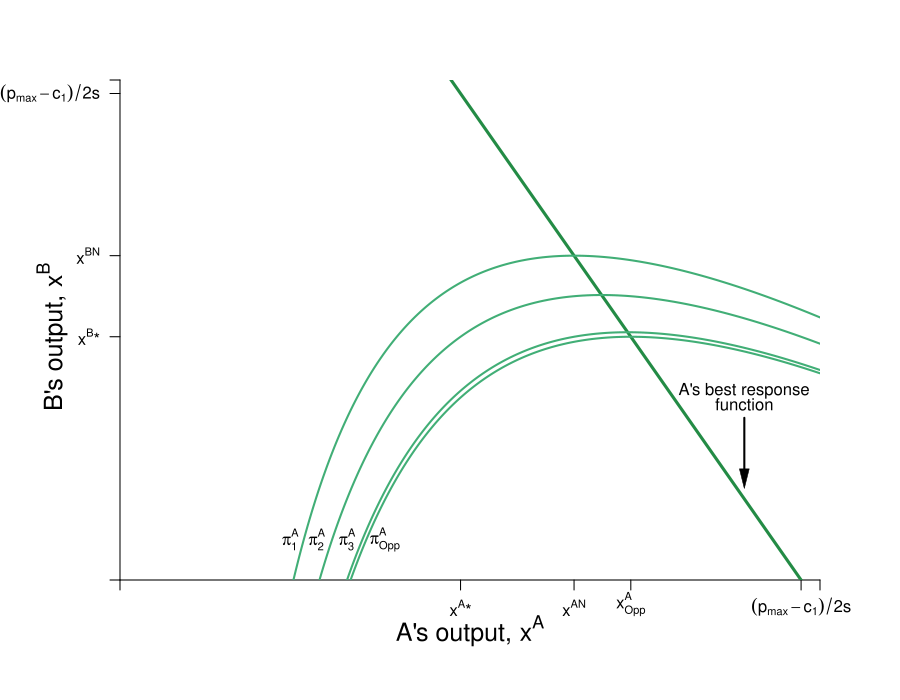

Write R code to recreate this figure.
#Graph Designer: Simon Halliday & Madeleine Wettach '20
#Authors: Bowles, Foley and Halliday
#Title: Microeconomics: Competition, Conflict and Coordination

require(shape)
pdf(file = "competitionmarkets/step_by_step_graphs_9/cournot_brfs_profits_step2.pdf", width = 9, height = 7)

#Set parameters for graphics
axislabelsize <- 1.5
graphlinewidth <- 3
segmentlinewidth <- 2

COL <- c("#7fc97f", "#beaed4", "#fdc086", "#ffff99", "#386cb0", "#f0027f", "#bf5b17", "#666666")
COLA <- c("#99d8c9","#66c2a4","#41ae76", "#238b45", "#005824")
COLB <- c("#4eb3d3", "#2b8cbe", "#0868ac","#084081")

par(mar =  c(6, 6, 4, 4))

piA <- function(xa, xb, s = 0.5, pmax = 20, c1 = 2) {
  (pmax - s*xb)*xa - s*(xa)^2 - c1*xa
}

piB <- function(xa, xb, s = 0.5, pmax = 20, c1 = 2) {
  (pmax - s*xa)*xb - s*(xb)^2 - c1*xb
}

brfB <- function(xa, s = 0.5, pmax = 20, c1 = 2) {
  (pmax - c1)/(2*s) - (1/2)*xa
}

brfA <- function(xa, s = 0.5, pmax = 20, c1 = 2) {
  (pmax - c1)/s - 2*xa
}

isoA <- function(xa, s = 0.5, pmax = 20, c1 = 2, piA = 72){
  -(c1*xa - pmax*xa + s*xa^2 + piA)/(s*xa)
}

isoB1 <- function(xa, s = 0.5, pmax = 20, c1 = 2, piB = 72){
  (-sqrt((c1 - pmax + s*xa)^2 - 4*piB*s) - c1 + pmax -s*xa)/(2*s)
}

isoB2 <- function(xa, s = 0.5, pmax = 20, c1 = 2, piB = 72){
  (sqrt((c1 - pmax + s*xa)^2 - 4*piB*s) - c1 + pmax -s*xa)/(2*s)
}


#Input into Wolfram Alpha: solve for x y = 1/b - (0.5*x)/(a*b) - u/(a*b*x)

#solve for y 72 = (p - s*y)*x - s*(x)^2 - c1*x 
#solve for y 72 = (p - s*x)*y - s*(y)^2 - c1*y

xlims <- c(0, 18.5)
ylims <- c(0, 18.5)

npts <- 501 
x <- seq(xlims[1], xlims[2], length.out = npts)
y <- seq(ylims[1], ylims[2], length.out = npts) 
a <- c(72, 81, 90, 91.125)
b <- c(61, 72, 81, 90)

plot(0, 0, xlim = xlims, ylim = ylims, type = "n",
     xlab = expression(paste("")),
     ylab = expression(paste("")), 
     xaxt = "n", 
     yaxt = "n", 
     cex.lab = axislabelsize, 
     bty = "n",
     xaxs="i", 
     yaxs="i")

# ticksy <- seq(from = 0, to = ylims[2], by = 2)
# ylabels <- seq(from = 0, to = ylims[2], by = 2)
# ticksx <- seq(from = 0, to = xlims[2], by = 2)
# xlabels <- seq(from = 0, to = xlims[2], by = 2)
ticksy <- c(0, 9, 12, 18, ylims[2])
ylabels <- c(NA, expression(paste(x^{B},"*")), expression(paste(x^{BN})), expression(paste((p[max] - c[1])/2*s)), NA)
ticksx <- c(0, 9, 12, 13.5, 18, xlims[2])
xlabels <- c(NA, expression(paste(x^{A},"*")), expression(paste(x^{AN})), expression(paste(x[Opp]^{A})), expression(paste( (p[max] - c[1])/2*s )), NA)


axis(1, at = ticksx, pos = 0, labels = xlabels)
axis(2, at = ticksy, pos = 0, labels = ylabels, las = 1)

npts <- 500 
xx1 <- seq(xlims[1], xlims[2], length.out = npts)

#Pareto-improving lens
##xpoly1 <- seq(from = 5.95, to = 12, length.out = 500)
##ypoly1 <- isoA(xpoly1)
##ypoly2 <- isoB1(xpoly1)
##polygon(x = c(xpoly1, rev(xpoly1)), y = c(ypoly1, rev(ypoly2)), col=COL[4], density=NULL, border = NA)

#A's Best Response Curve
lines(xx1, brfA(xx1, s = 0.5, pmax = 20, c1 = 2), col = COLA[4], lwd = graphlinewidth)
#B's Best Response Curve
##lines(xx1, brfB(xx1, s = 0.5, pmax = 20, c1 = 2), col = COLB[4], lwd = graphlinewidth)

contour(y, x, 
        outer(x, y, piA),
        #labels = c("v1", "v2", "v3"),
        drawlabels = FALSE,
        col = COLA[3],
        #xlab = expression(paste("A's Apples, ", x)),
        #ylab = expression(paste("A's Oranges, ", y)),
        #cex.lab = axislabelsize,
        lwd = segmentlinewidth,
        levels = a, 
        xaxs="i", 
        yaxs="i", 
        add = TRUE) 

mtext(expression(paste("A's output, ", x^A)), side=1, line = 2.5, cex = axislabelsize)
text(-1.8, 9, expression(paste("B's output, ", x^B)), xpd = TRUE, cex = axislabelsize, srt = 90) 

#Add arrows:
#arrows(-0.8, 10, -0.8, 14, xpd = TRUE, length=0.1,angle=40,lwd=3)
#arrows(6.2, -1.7, 9, -1.7, xpd = TRUE, length=0.1,angle=40,lwd=3)


#contour(x, y, 
#        outer(x, y, piB),
#        #labels = c("v1", "v2", "v3"),
#        drawlabels = FALSE,
#        col = COLB[2],
##      #xlab = expression(paste("")),
#        #ylab = expression(paste("")),
#        lwd = segmentlinewidth,
##        levels = b, 
#        add = TRUE
#        #xaxs="i", 
#        #yaxs="i"
#) 


#segments(4.11765, 6.17647, 5.88, 8.88, lty = 1, col = COL[2] , lwd = graphlinewidth)
# text(7.3, 3, expression("Pareto Efficient"))
# text(7.3, 2.4, expression("Curve"))
# Arrows(7.3, 3.5, 7.3, 6.1, col = "black", lty = 1, lwd = 2, arr.type = "triangle", arr.lwd = 0.5)

#Label the iso-welfare functions for the HG, Aisha
text(4.5, 1.5, expression(pi[1]^A))
text(5.2, 1.5, expression(pi[2]^A))
text(6, 1.5, expression(pi[3]^A))
text(7, 1.5, expression(pi[Opp]^A))
#text(6.6, 8.3, expression(u[4]^A))

#Label the indifference curves for the HG, Betty
##text(11.8, 18, expression(pi[Vic]^B))
##text(10.5, 18, expression(pi[1]^B))
##text(9.4, 18, expression(pi[2]^B))
##text(8.4, 18, expression(pi[3]^B))
#text(3.4, 6.9, expression(v[4]^B))

#Label Nash Equilibrium 
###segments(0, 12, 12, 12, lty = 2, col = "gray" , lwd = segmentlinewidth)
###segments(12, 0, 12, 12, lty = 2, col = "gray" , lwd = segmentlinewidth)
###points(12, 12, pch = 16, col = "black", cex = 1.5)
#text(14, 12.4, expression(paste("Nash Equilibrium")))
###text(11.5, 11.5, expression(paste("n")))

#Checking points
#points(5.95, 5.95, pch = 16, col = "black", cex = 1.5)
##segments(8, 10, 10, 8, lty = 1, col = COL[2] , lwd = graphlinewidth)


##text(9, 9.6, expression(paste("i")))
##segments(0, 9, 13.5, 9, lty = 2, col = "gray" , lwd = segmentlinewidth)
##segments(9, 0, 9, 9, lty = 2, col = "gray" , lwd = segmentlinewidth)
##segments(13.5, 0, 13.5, 9, lty = 2, col = "gray" , lwd = segmentlinewidth)
##points(9, 9, pch = 16, col = "black", cex = 1.5)
##points(13.5, 9, pch = 16, col = "black", cex = 1.5)
##text(13.45, 9.6, expression(paste("d")))


###points(10, 8, pch = 16, col = "black", cex = 1.5)
###text(10, 8.6, expression(paste("f")))
###points(8, 10, pch = 16, col = "black", cex = 1.5)
###text(8, 10.6, expression(paste("g")))


# #Annotate Pareto Efficient Curve and relevant points

# points(6, 8, pch = 16, col = "black", cex = 1.5)
# text(6, 8.5, expression(paste("g")))
# 
# points(8, 6, pch = 16, col = "black", cex = 1.5)
# text(7, 7.5, expression(paste("i")))
# 
# points(7, 7, pch = 16, col = "black", cex = 1.5)
# text(8, 6.5, expression(paste("f")))

#points(5.84, 8.77, pch = 16, col = "black", cex = 1.5)

#A's brf
###text(2, 14, expression(paste("B's best response")))
###text(2, 13.5, expression(paste("function")))
##Arrows(2, 14.3, 2, 16.5, col = "black", lty = 1, lwd = 2, arr.type = "triangle", arr.lwd = 0.5)

#B's brf
text(16.5, 7, expression(paste("A's best response")))
text(16.5, 6.5, expression(paste("function")))
Arrows(16.5, 6, 16.5, 3.75, col = "black", lty = 1, lwd = 2, arr.type = "triangle", arr.lwd = 0.5)


dev.off()
